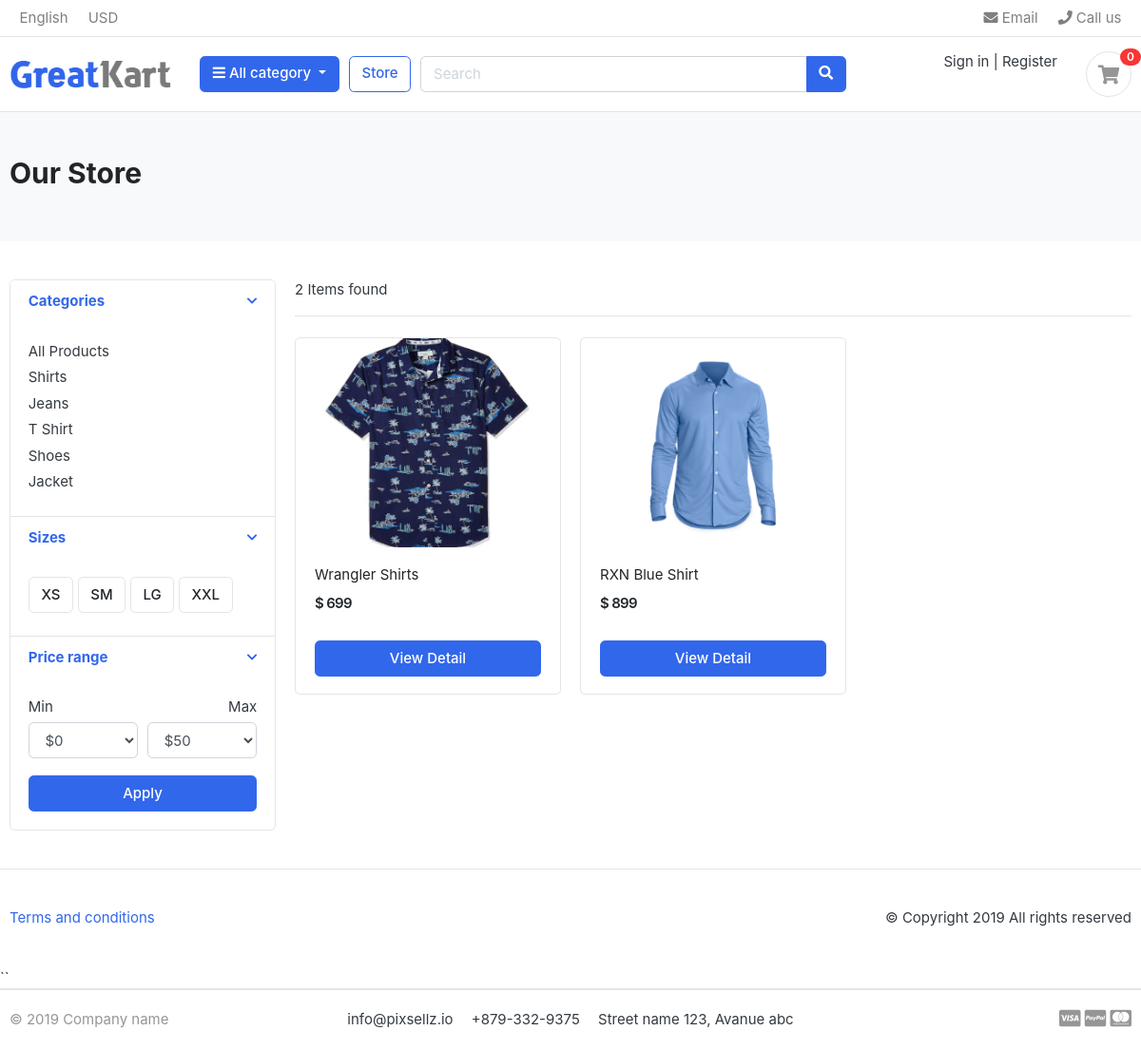
/store/category/shirts/, run on the app's committed database.
### category/models.py (models this page shows, shortened)
class Category(models.Model):
    category_name = models.CharField(max_length=50, unique=True)
    slug = models.SlugField(max_length=50, unique=True)
    description = models.TextField(max_length=255, blank=True)
    cat_image = models.ImageField(upload_to='photos/categories/')
    class Meta:
        verbose_name = 'category'
        verbose_name_plural = 'categories'
    def geturl(self):
        return reverse('product_by_category',args=[self.slug])

### store/models.py (models this page shows, shortened)
class Product(models.Model):
    product_name = models.CharField(max_length=200, unique=True)
    slug = models.SlugField(max_length=200, unique=True)
    description = models.TextField(max_length=255, blank=True)
    price = models.IntegerField()
    images = models.ImageField(upload_to='photos/products')
    stock = models.IntegerField()
    is_available = models.BooleanField(default=True)
    category = models.ForeignKey(Category, on_delete=models.CASCADE)
    created_date = models.DateTimeField(auto_now_add=True)
    modified_date = models.DateTimeField(auto_now=True)
    def geturl(self):
        return reverse('product_detail', args=[self.category.slug, self.slug])

### store/views.py (the view)
# urls.py: path('store/', include('store.urls')),
def store(request, category_slug=None):
    products=None
    if category_slug:
        products = Product.objects.filter(category__slug=category_slug).filter(is_available=True).order_by('id')
        products_count = products.count()
    else:
        products = Product.objects.all().filter(is_available=True).order_by('id')
    paginator = Paginator(products, 3)
    page_number = request.GET.get('page')
    paged_product = paginator.get_page(page_number)
    products_count = products.count()
    context = {'products': paged_product, 'products_count': products_count}
    return render(request, 'store/store.html', context)

### carts/context_processors.py (called while the page is built)
def cart_items_count(request):
    if 'admin' in request.path:
        return {}
    else:
        try:
            cart = Cart.objects.get(cart_id=_cart_id(request))
            cart_items = CartItem.objects.filter(cart__cart_id = cart, is_active=True)
            count=0
            for cart_item in cart_items:
                count += cart_item.quantity
        except Cart.DoesNotExist:
            count=0
    return dict(count=count)

### carts/views.py (called while the page is built)
def _cart_id(request):
    cart = request.session.session_key
    if not cart:
        cart = request.session.create()
    return cart

### category/context_processors.py (called while the page is built)
def category_links(request):
    links = Category.objects.all()
    return dict(links=links)

### templates/store/store.html (shortened to what this page needs)
{% extends 'base.html' %}
{% block content %}
<section class="section-pagetop bg">
	<div class="container">
		{% if 'search' in request.path %}
		<h2 class="title-page">Search Results</h2>
		{% else %}
		<h2 class="title-page">Our Store</h2>
		{% endif %}
	</div>
</section>
<section class="section-content padding-y">
	<div class="container">
		<div class="row">
			<aside class="col-md-3">
				<div class="card">
					<article class="filter-group">
						<header class="card-header">
							<a href="#" data-toggle="collapse" data-target="#collapse_1" aria-expanded="true" class="">
								<i class="icon-control fa fa-chevron-down"></i>
								<h6 class="title">Categories</h6>
							</a>
						</header>
						<div class="filter-content collapse show" id="collapse_1" >
							<div class="card-body">
								<ul class="list-menu">
									<li><a href="{% url 'store' %}">All Products</a></li>
									{% for category in links %}
									<li><a href="{{ category.geturl }}">{{ category.category_name }} </a></li>
									{% endfor %}
								</ul>
							</div>
						</div>
					</article>
					<article class="filter-group">
						<header class="card-header">
							<a href="#" data-toggle="collapse" data-target="#collapse_4" aria-expanded="true" class="">
								<i class="icon-control fa fa-chevron-down"></i>
								<h6 class="title">Sizes </h6>
							</a>
						</header>
						<div class="filter-content collapse show" id="collapse_4" >
							<div class="card-body">
								<label class="checkbox-btn">
									<span class="btn btn-light"> XS </span>
								</label>
								<label class="checkbox-btn">
									<span class="btn btn-light"> SM </span>
								</label>
								<label class="checkbox-btn">
									<span class="btn btn-light"> LG </span>
								</label>
								<label class="checkbox-btn">
									<span class="btn btn-light"> XXL </span>
								</label>
							</div>
						</div>
					</article>
					<article class="filter-group">
						<header class="card-header">
							<a href="#" data-toggle="collapse" data-target="#collapse_3" aria-expanded="true" class="">
								<i class="icon-control fa fa-chevron-down"></i>
								<h6 class="title">Price range </h6>
							</a>
						</header>
						<div class="filter-content collapse show" id="collapse_3">
							<div class="card-body">
								<div class="form-row">
									<div class="form-group col-md-6">
										<label>Min</label>
										<select class="mr-2 form-control">
											<option value="0">$0</option>
										</select>
									</div>
									<div class="form-group text-right col-md-6">
										<label>Max</label>
										<select class="mr-2 form-control">
											<option value="50">$50</option>
										</select>
									</div>
								</div>
								<button class="btn btn-block btn-primary">Apply</button>
							</div>
						</div>
					</article>
				</div>
			</aside>
			<main class="col-md-9">
				<header class="border-bottom mb-4 pb-3">
					<div class="form-inline">
						<span class="mr-md-auto">{{ products_count }} Item{{ products_count|pluralize }} found </span>
					</div>
				</header>
				<div class="row">
					{% if products %}
					{% for product in products %}
					<div class="col-md-4">
						<figure class="card card-product-grid">
							<div class="img-wrap">
								<a href=" {{ product.geturl }} " class="img-wrap"> <img
										src=" {{ product.images.url }} "> </a>
							</div>
							<figcaption class="info-wrap">
								<div class="fix-height">
									<a href="{{ product.geturl }}" class="title">{{ product.product_name }}</a>
									<div class="price-wrap mt-2">
										<span class="price">$ {{ product.price }}</span>
									</div>
								</div>
								<a href="{{ product.geturl }}" class="btn btn-block btn-primary">View Detail
								</a>
							</figcaption>
						</figure>
					</div>
					{% endfor %}
					{% else %}
					<div class='text-center col-md'>
						<h2 >No Results Found</h2><br>
						<a href="{% url 'store' %}" class = 'btn btn-lg btn-outline-primary'>Go to Store</a>
					</div>
					{% endif %}
				</div>
			</main>
		</div>
	</div>
</section>
<footer class="section-footer border-top padding-y">
	<div class="container">
		<p class="float-md-right">
			&copy Copyright 2019 All rights reserved
		</p>
		<p>
			<a href="#">Terms and conditions</a>
		</p>
	</div>
</footer>
{% endblock %}

### static/css/ui.css (style rules this page uses)
html { font-family: "Inter", sans-serif; font-size: 15px; }
.img-wrap { text-align: center; display: block; }
.img-wrap img { max-width: 100%; }
.price-wrap { letter-spacing: -0.7px; }
.padding-y { padding-top: 40px; padding-bottom: 40px; }
figure { margin-bottom: 0; }
article:after, .form-group:after { display: block; clear: both; content: ""; }
.bg { background-color: #f8f9fa; }
.title-page { color: #212529; }
p:last-child { margin-bottom: 0; }
.btn-light { background-color: #fff; border-color: #e4e4e4; }
[class*=list-] li:after { visibility: hidden; display: block; content: ""; overflow: hidden; height: 0; clear: both; }
.list-menu { list-style: none; margin: 0; padding-left: 0; }
.list-menu li { margin-bottom: 5px; }
.list-menu a { color: #343a40; }
[class*=card-product] a.title { color: #212529; display: block; }
[class*=card-product] .img-wrap { overflow: hidden; position: relative; }
[class*=card-product] .img-wrap img { height: 100%; max-width: 100%; width: auto; display: inline-block; -o-object-fit: cover; object-fit: cover; }
.card-product-grid { margin-bottom: 20px; }
.card-product-grid .img-wrap { border-radius: 0.2rem 0.2rem 0 0; height: 220px; }
.card-product-grid .info-wrap { overflow: hidden; padding: 18px 20px; }
.card-product-grid .fix-height { height: 80px; overflow: hidden; }
.card .img-wrap { overflow: hidden; }
.price { font-weight: 600; color: #212529; }
.icon-control { margin-top: 5px; float: right; font-size: 80%; }
.card-header .title { margin-bottom: 0; line-height: 1.5; }
.filter-group { border-bottom: 1px solid #e4e4e4; }
.filter-group .card-header { border-bottom: 0; }
.filter-group:last-child { border-bottom: 0; }
.checkbox-btn { position: relative; }
.section-pagetop { padding: 45px 0; }

### data on the page
Category: category_name "Shirts"
Category: category_name "Jeans"
Category: category_name "T Shirt"
Category: category_name "Shoes"
Category: category_name "Jacket"
Product: images (picture), product_name "Wrangler Shirts", price "699"
Product: images (picture), product_name "RXN Blue Shirt", price "899"

### other printed values
{{ count }} "0"
{{ products_count }} "2"
